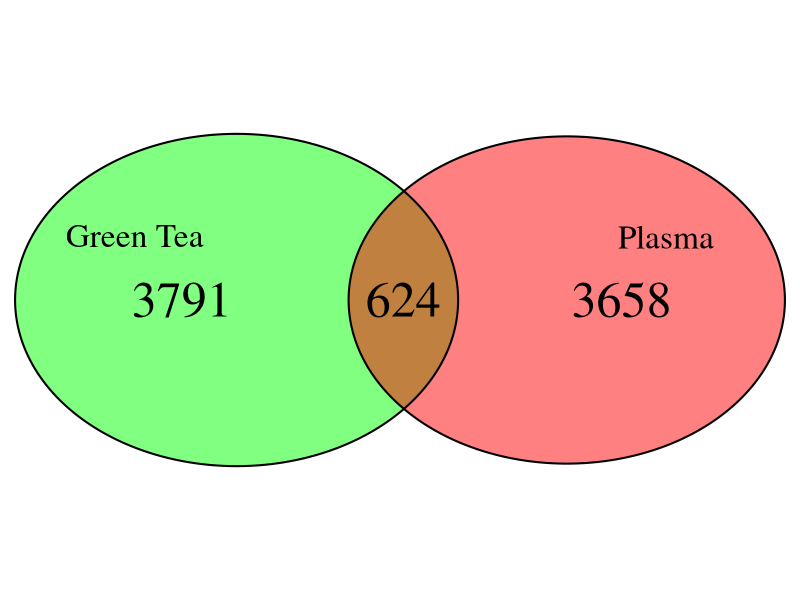
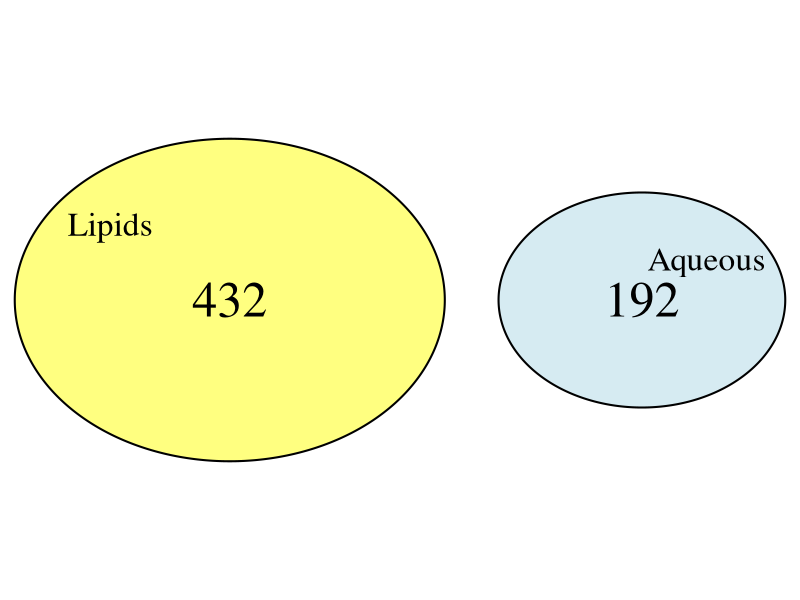
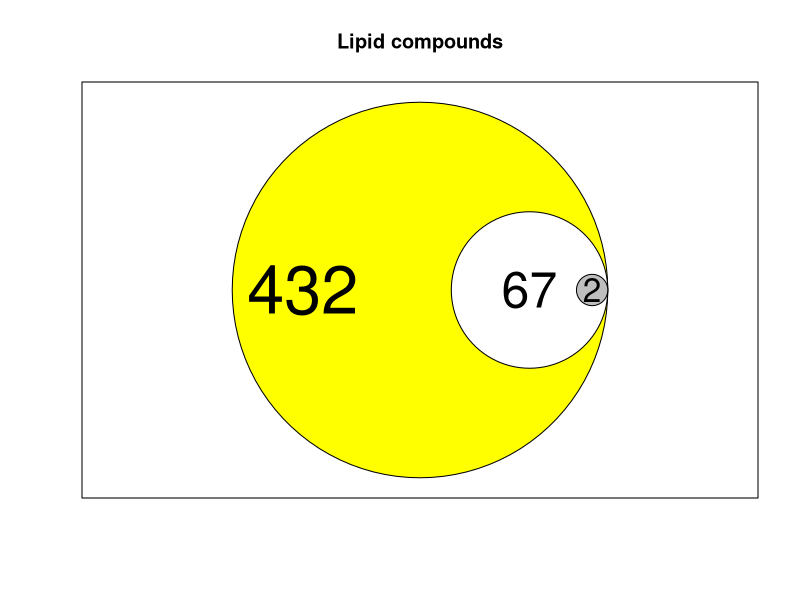
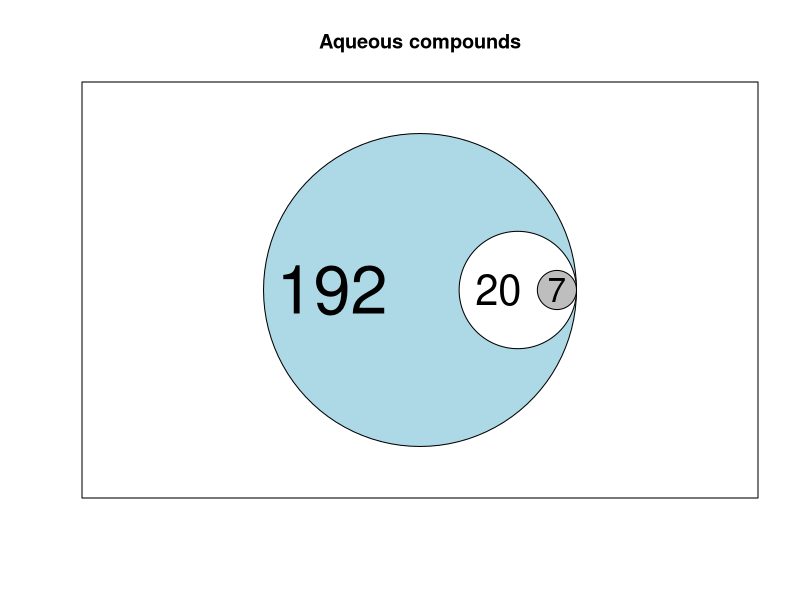

Recreate these plots in R, in order.
# load Venn diagram package
library("VennDiagram")
library(tidyverse)
library(plotrix)

# move to new plotting page
grid.newpage()

# create Venn diagram with four sets
draw.pairwise.venn(area1=4415, area2=4282, cross.area=432+192, cex = 3, cat.cex = 2, cat.dist = -0.08,
               category=c("Green Tea","Plasma"),
               fill=c("Green","Red"))
#new page
grid.newpage()

draw.pairwise.venn(area1=432, area2=192, cross.area=0, cex=3, cat.cex = 2, cat.dist = -0.055,
                   category=c("Lipids","Aqueous"),
                   fill=c("Yellow","Light Blue"))

# Lipids venn diagram
# tbh I just ripped this off https://stackoverflow.com/questions/42264951/how-to-adjust-the-position-of-circles-when-plotting-venn-diagram
area1 = 432 
area2 = 67
area3 = 2
r1 = round(sqrt(area1/pi))
r2 = round(sqrt(area2/pi))
r3 = round(sqrt(area3/pi))
xc = 8
yc = 8
plot(0:40,0:40,type="n",xlab="",ylab="",main="Lipid compounds", xaxt='n', yaxt='n')
draw.circle(xc+r1,yc+r1,r1,border="black", col="Yellow",lty=1,lwd=1)
draw.circle(xc+2*r1-r2,yc+r1,r2,border="black", col="White",lty=1,lwd=1)
draw.circle(xc+2*r1-r3,yc+r1,r3, border="black", col="Grey", lty=1, lwd=1)
text(xc+(r1-r2)/2+1,yc+r1, area1, cex=4) 
text(xc+2*r1-r2,yc+r1, area2, cex=3)  
text(xc+2*r1-r3,yc+r1, area3, cex=2) 


# Aqueous
area1 = 192 
area2 = 20
area3 = 7
r1 = round(sqrt(area1/pi))
r2 = round(sqrt(area2/pi))
r3 = round(sqrt(area3/pi))
xc = round(sqrt(area1/pi))
yc =round(sqrt(area1/pi))
plot(0:32,0:32,type="n",xlab="",ylab="",main="Aqueous compounds", xaxt='n', yaxt='n')
draw.circle(xc+r1,yc+r1,r1,border="black", col="Light blue",lty=1,lwd=1)
draw.circle(xc+2*r1-r2,yc+r1,r2,border="black", col="White",lty=1,lwd=1)
draw.circle(xc+2*r1-r3,yc+r1,r3, border="black", col="Grey", lty=1, lwd=1)
text(xc+(r1-r2)/2+1,yc+r1, area1, cex=4) 
text(xc+2*r1-r2-1,yc+r1, area2, cex=2.5)  
text(xc+2*r1-r3,yc+r1, area3, cex=2) 
